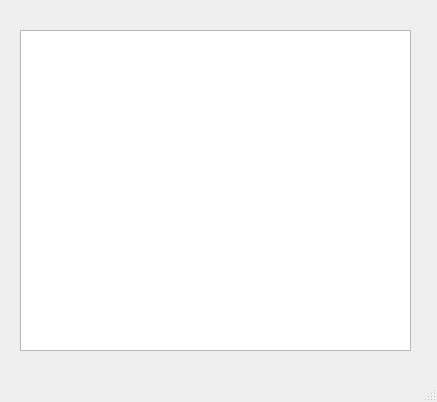
<?xml version="1.0" encoding="UTF-8"?>
<ui version="4.0">
 <class>MainWindow</class>
 <widget class="QMainWindow" name="MainWindow">
  <property name="geometry">
   <rect>
    <x>0</x>
    <y>0</y>
    <width>437</width>
    <height>402</height>
   </rect>
  </property>
  <property name="windowTitle">
   <string>MainWindow</string>
  </property>
  <widget class="QWidget" name="centralwidget">
   <widget class="PlotWidget" name="graphicsView">
    <property name="geometry">
     <rect>
      <x>20</x>
      <y>30</y>
      <width>391</width>
      <height>321</height>
     </rect>
    </property>
   </widget>
  </widget>
  <widget class="QMenuBar" name="menubar">
   <property name="geometry">
    <rect>
     <x>0</x>
     <y>0</y>
     <width>437</width>
     <height>21</height>
    </rect>
   </property>
  </widget>
  <widget class="QStatusBar" name="statusbar"/>
 </widget>
 <customwidgets>
  <customwidget>
   <class>PlotWidget</class>
   <extends>QGraphicsView</extends>
   <header>pyqtgraph</header>
  </customwidget>
 </customwidgets>
 <resources/>
 <connections/>
</ui>
